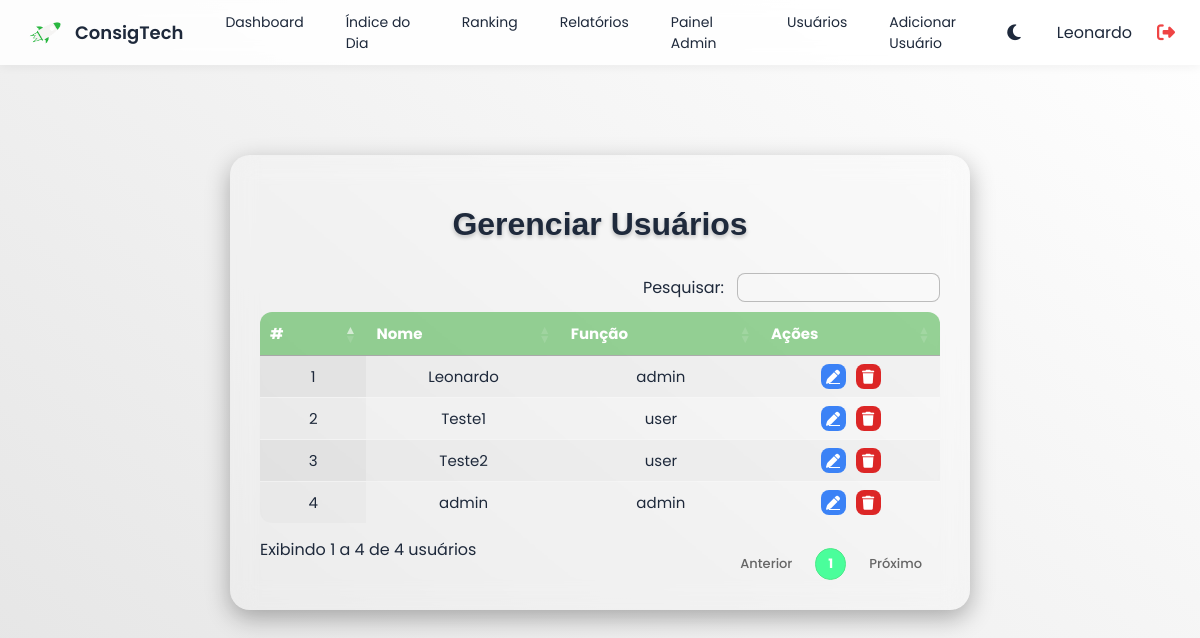
Before: /usuarios (signed in) with the older database file.
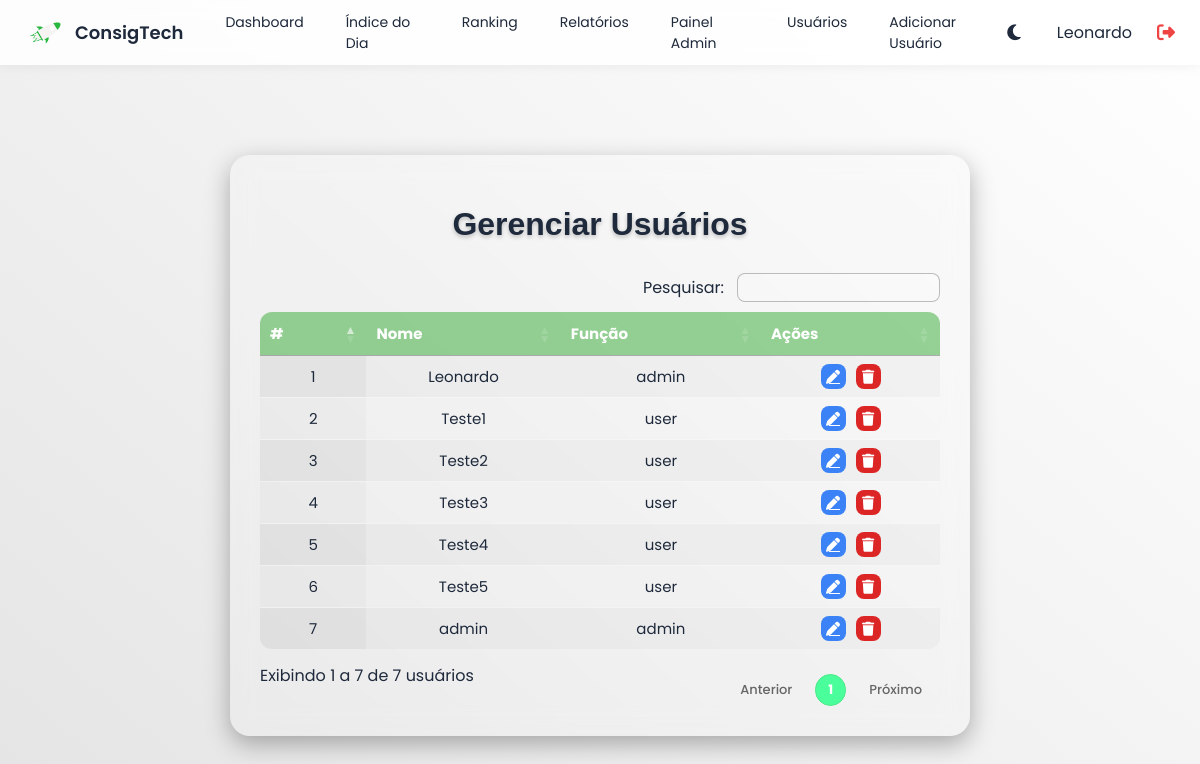
After: the same page with the newer database file.
### tables this page shows
CREATE TABLE users (
            id INTEGER PRIMARY KEY AUTOINCREMENT,
            nome TEXT UNIQUE NOT NULL,
            senha TEXT NOT NULL,
            role TEXT DEFAULT 'user'
        );

### app.py (the view)
@app.route("/usuarios", endpoint="usuarios")
def usuarios():
    if "user" not in session or session["role"] != "admin":
        return redirect(url_for("login"))
    conn = get_conn()
    cur = conn.cursor()
    cur.execute("SELECT id, nome, role FROM users ORDER BY id ASC;")
    usuarios = cur.fetchall()
    conn.close()
    return render_template("usuarios.html", usuarios=usuarios)

### app.py (called while the page is built)
def get_conn():
    if DATABASE_URL and psycopg2:
        return psycopg2.connect(DATABASE_URL, sslmode="require")
    else:
        return sqlite3.connect(LOCAL_DB, check_same_thread=False)

### templates/usuarios.html (shortened to what this page needs)
{% extends "base.html" %}
{% block content %}
<link rel="stylesheet" href="https://cdn.datatables.net/1.13.6/css/jquery.dataTables.min.css">
<link rel="stylesheet" href="https://cdnjs.cloudflare.com/ajax/libs/font-awesome/6.5.0/css/all.min.css">
<div class="usuarios-container">
  <h1 class="titulo-tomorrow">Gerenciar Usuários</h1>
  <table id="usuarios" class="display">
    <thead>
      <tr>
        <th>#</th>
        <th>Nome</th>
        <th>Função</th>
        <th>Ações</th>
      </tr>
    </thead>
    <tbody>
      {% for u in usuarios %}
      <tr>
        <td>{{ loop.index }}</td>
        <td>{{ u[1] }}</td>
        <td>{{ u[2] }}</td>
        <td>
          <div class="acoes-btns">
            <a href="{{ url_for('editar_usuario', id=u[0]) }}" class="btn-icon editar">
              <i class="fa fa-pen"></i>
            </a>
            <form method="POST" action="{{ url_for('excluir_usuario', id=u[0]) }}" class="form-excluir">
              <button type="submit" class="btn-icon excluir" onclick="return confirm('Deseja excluir este usuário?')">
                <i class="fa fa-trash"></i>
              </button>
            </form>
          </div>
        </td>
      </tr>
      {% endfor %}
    </tbody>
  </table>
</div>
{% endblock %}

### templates/base.html (shortened to what this page needs)
<!DOCTYPE html>
<html lang="pt-BR">
<head>
    <link rel="stylesheet" href="https://cdnjs.cloudflare.com/ajax/libs/font-awesome/6.5.0/css/all.min.css">
</head>
<body>
    <div class="navbar">
        <div class="nav-left">
            <div class="logo">
                <img src="{{ url_for('static', filename='img/icone.png') }}" class="logo-icon">
                ConsigTech
            </div>
            <div class="menu">
                <a href="/dashboard">Dashboard</a>
                <a href="/indice_dia">Índice do Dia</a>
                <a href="/ranking">Ranking</a>
                {% if session.get('role') == 'admin' %}
                <a href="/relatorios">Relatórios</a>
                <a href="/painel_admin">Painel Admin</a>
                <a href="/usuarios">Usuários</a>
                <a href="/register">Adicionar Usuário</a>
                {% endif %}
            </div>
        </div>
        <div class="nav-right">
            <button id="toggleTheme" class="btn-theme">
                <i id="iconTema" class="fa-solid fa-moon"></i>
            </button>
            <span>{{ session.get('user') }}</span>
            <a href="/logout" class="logout-icon">
                <i class="fa-solid fa-right-from-bracket"></i>
            </a>
        </div>
    </div>
    <div class="container">
        {% block content %}{% endblock %}
    </div>
</body>
</html>

### templates/base.html (style rules this page uses)
:root { --gradiente-inicio: #e4e4e4; --gradiente-fim: #ffffff; --cor-texto: #1e293b; --bg-container: rgba(255, 255, 255, 0.85); --bg-card: #ffffff; }
h1, h2, h3, h4 { color: var(--cor-texto); }
body { font-family: 'Poppins', sans-serif; background: linear-gradient(40deg, var(--gradiente-inicio), var(--gradiente-fim)); margin: 0; color: var(--cor-texto); transition: 0.4s ease; }
.navbar { height: 65px; background: var(--bg-container); backdrop-filter: blur(10px); display: flex; align-items: center; justify-content: space-between; padding: 0 25px; box-shadow: 0 2px 10px rgba(0, 0, 0, 0.05); }
.logo { display: flex; align-items: center; gap: 10px; font-weight: 600; font-size: 18px; }
.menu { display: flex; gap: 18px; margin-left: 30px; }
.menu a { text-decoration: none; color: var(--cor-texto); font-size: 14px; padding: 6px 12px; border-radius: 6px; }
.nav-left { display: flex; align-items: center; }
.nav-right { display: flex; align-items: center; gap: 15px; }
.container { max-width: 1300px; margin: auto; padding: 30px; }
.btn-theme { background: transparent; border: none; font-size: 18px; cursor: pointer; margin-right: 15px; color: var(--cor-texto); transition: .2s; }
.logout-icon { color: #ef4444; font-size: 18px; margin-left: 10px; transition: 0.2s; }
.logo-icon { width: 40px; height: 40px; border-radius: 6px; }

### templates/usuarios.html (style rules this page uses)
.usuarios-container { width: 100%; max-width: 680px; background: rgba(255, 255, 255, 0.12); backdrop-filter: blur(12px); padding: 30px; border-radius: 20px; box-shadow: 0 8px 25px rgba(0, 0, 0, 0.3); text-align: center; overflow: hidden; color: var(--cor-texto); margin-top: 80px; margin: 60px auto; }
h1.titulo-tomorrow { margin-bottom: 30px; font-family: 'Tomorrow', sans-serif; font-size: 32px; margin-bottom: 20px; font-weight: bold; color: var(--cor-texto); text-shadow: 0 2px 4px rgba(0, 0, 0, 0.25); }
table.dataTable { width: 100%; border-collapse: collapse; border-radius: 12px; overflow: hidden; color: var(--cor-texto); font-size: 15px; }
table.dataTable thead { background: rgba(0, 150, 0, 0.4); color: #fff; }
table.dataTable th, table.dataTable td { padding: 10px; text-align: center; border-bottom: 1px solid rgba(255, 255, 255, 0.2); }
.acoes-btns { display: flex; justify-content: center; align-items: center; gap: 8px; }
.acoes-btns { display: flex; justify-content: center; align-items: center; gap: 10px; }
.form-excluir { margin: 0; }
.btn-icon { width: 25px; height: 25px; display: flex; align-items: center; justify-content: center; border-radius: 8px; border: none; cursor: pointer; color: white; font-size: 14px; transition: 0.2s; }
.btn-icon.editar { background: #3b82f6; }
.btn-icon.excluir { background: #dc2626; }

Changed rows visible on the page:
added users: nome "Teste3", role "user"
added users: nome "Teste4", role "user"
added users: nome "Teste5", role "user"
Other visible differences:
text written by a page script: "Pesquisar: Exibindo 1 a 4 de 4 usuários Anterior 1 Próximo" → "Pesquisar: Exibindo 1 a 7 de 7 usuários Anterior 1 Próximo"
